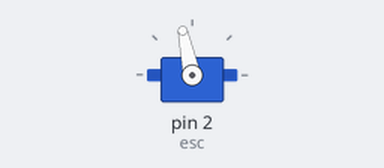
A sketch run on a simulated Arduino Uno, built with avr-gcc and run on an emulated ATmega328P. Parts: servo.

Above: at 5.05 s.
Timing chart, 0 to 14.1 s (numbered marks = the images above):
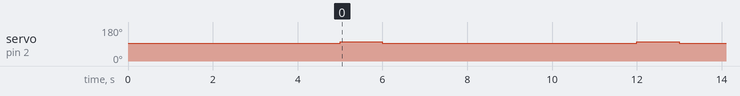

Measured:
- by itself, servo on pin 2 (esc): alternates 102° for 1.0 s and 93° for 6.0 s

The sketch:

BLThruster_simple.ino
```cpp
#include <Servo.h>

Servo esc;

void setup() {
  // put your setup code here, to run once:
  esc.attach(2);
  esc.writeMicroseconds(1500);
  delay(5000);
}

void loop() {
  // put your main code here, to run repeatedly:
  esc.writeMicroseconds(1600);
  delay(1000);
  esc.writeMicroseconds(1500);
  delay(6000);
}
```
